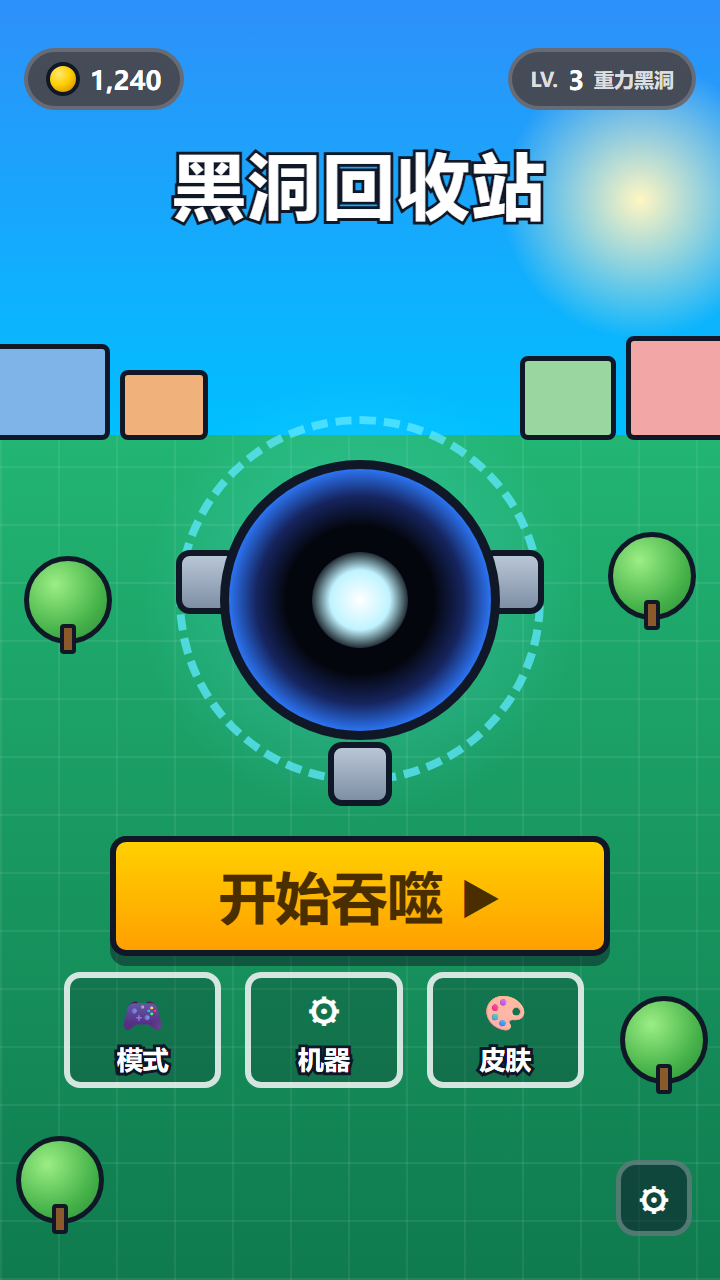
#> input picture cocos/docs/design-reference/ui-v4-expanded/05-home.png, 720 x 1280 px, found by its file name
$ python measure_home_reference_nav.py
#> lines starting #> are read from the running program, lines starting #| are printed output that depends on the picture; after the words box and inside, x2 and y2 are one past the last pixel; in counts of white or black regions, pixels touching at a corner belong together
"""Isolate the three secondary nav cards in 05-home.png (below the gold CTA)."""
import numpy as np
from PIL import Image

a = np.asarray(Image.open("cocos/docs/design-reference/ui-v4-expanded/05-home.png").convert("RGB")).astype(int)
h, w, _ = a.shape
#> h = 1280; w = 720
R, G, B = a[:, :, 0], a[:, :, 1], a[:, :, 2]
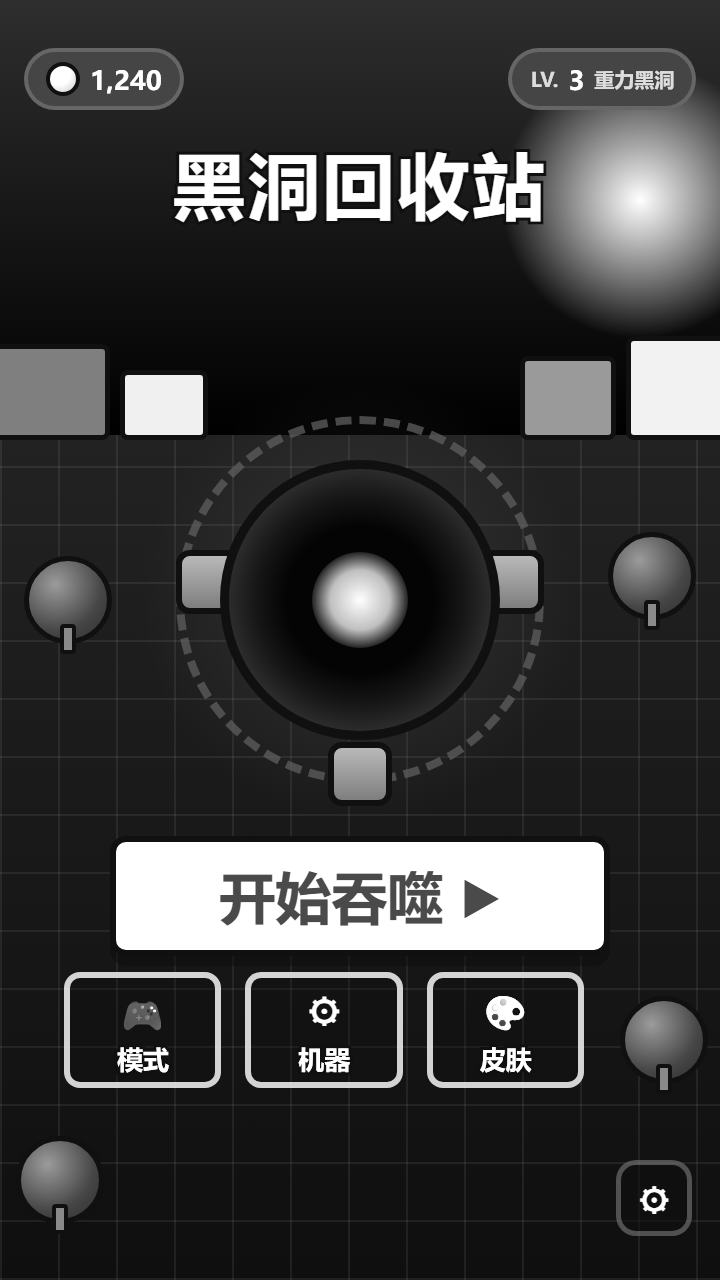
#> R: shape (1280, 720) int64; min 0, max 255, mean 57.2
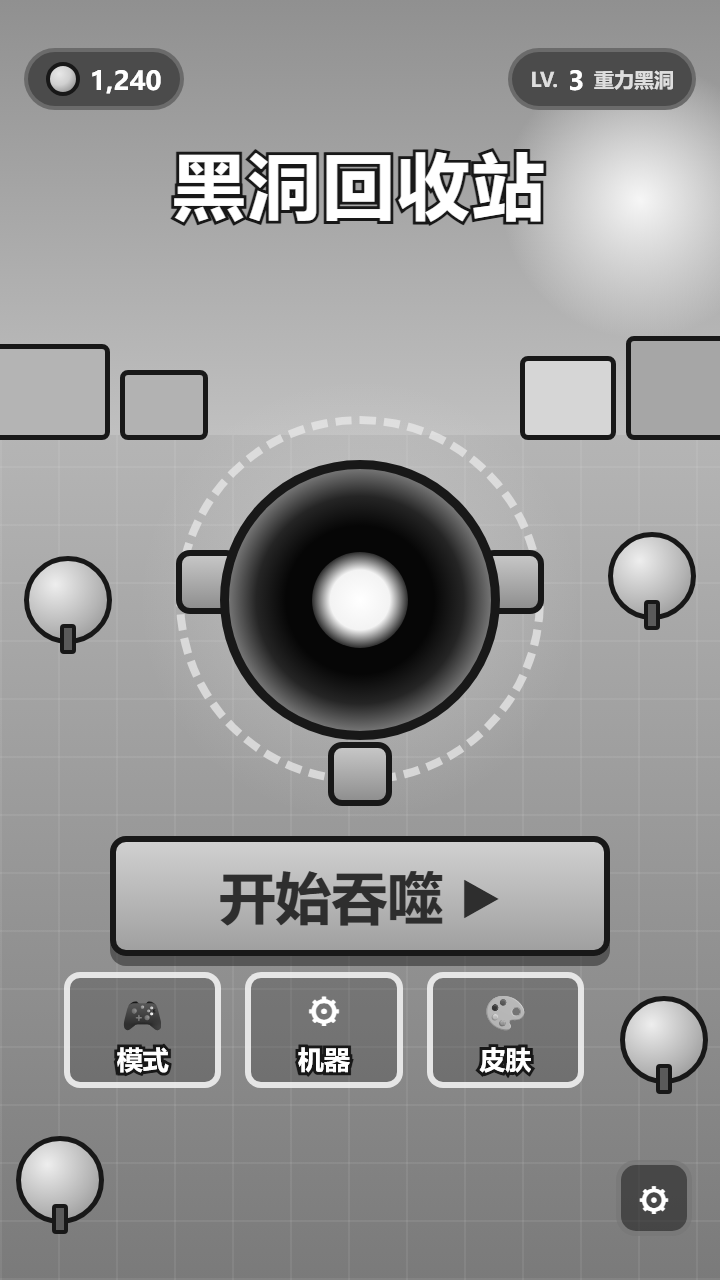
#> G: shape (1280, 720) int64; min 6, max 255, mean 148.7
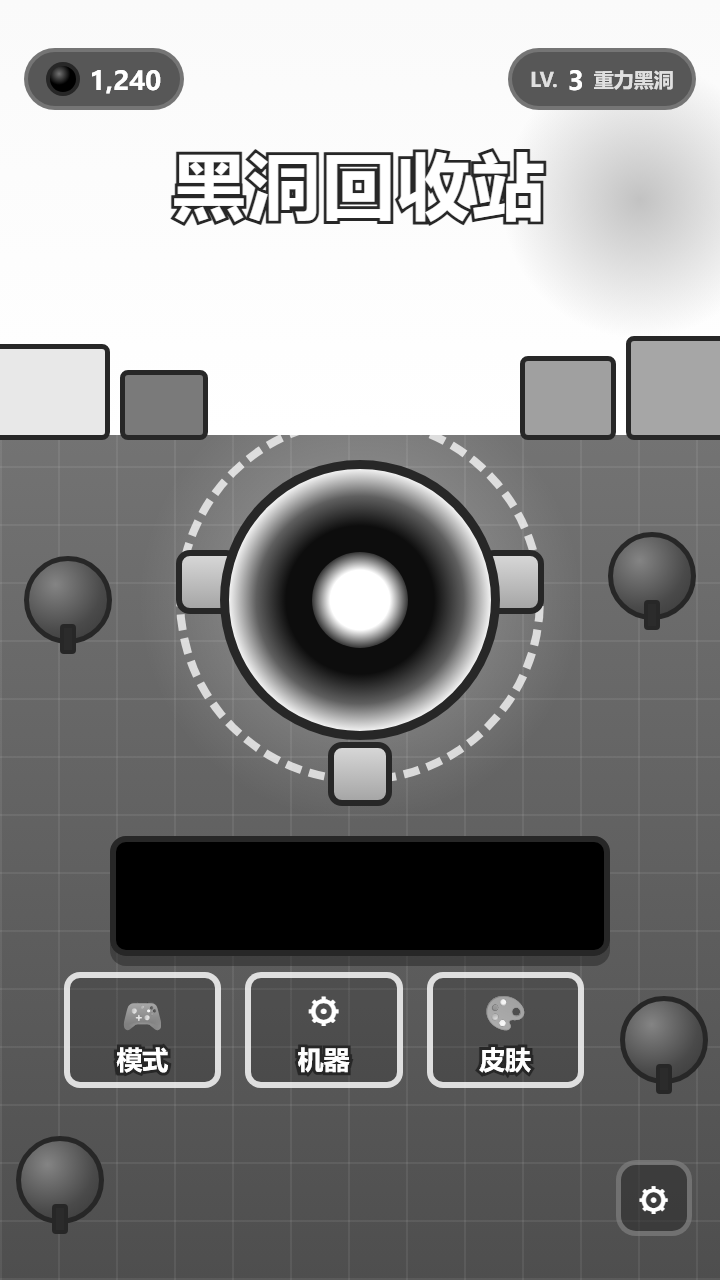
#> B: shape (1280, 720) int64; min 0, max 255, mean 136.2

# The cards are dark navy fills with white outlines. Look only below y=980 to
# clear the gold CTA (band 842-949) and its dark outline.
dark = (R < 100) & (G < 100) & (B < 150)
#> dark: shape (1280, 720) bool; 11.3% white; 80 white regions (37 under 20 px), largest, box (x1, y1, x2, y2) and area: (246, 486, 474, 714) 34903, (110, 836, 610, 966) 12151, (176, 460, 544, 740) 9390
dark[:980] = False
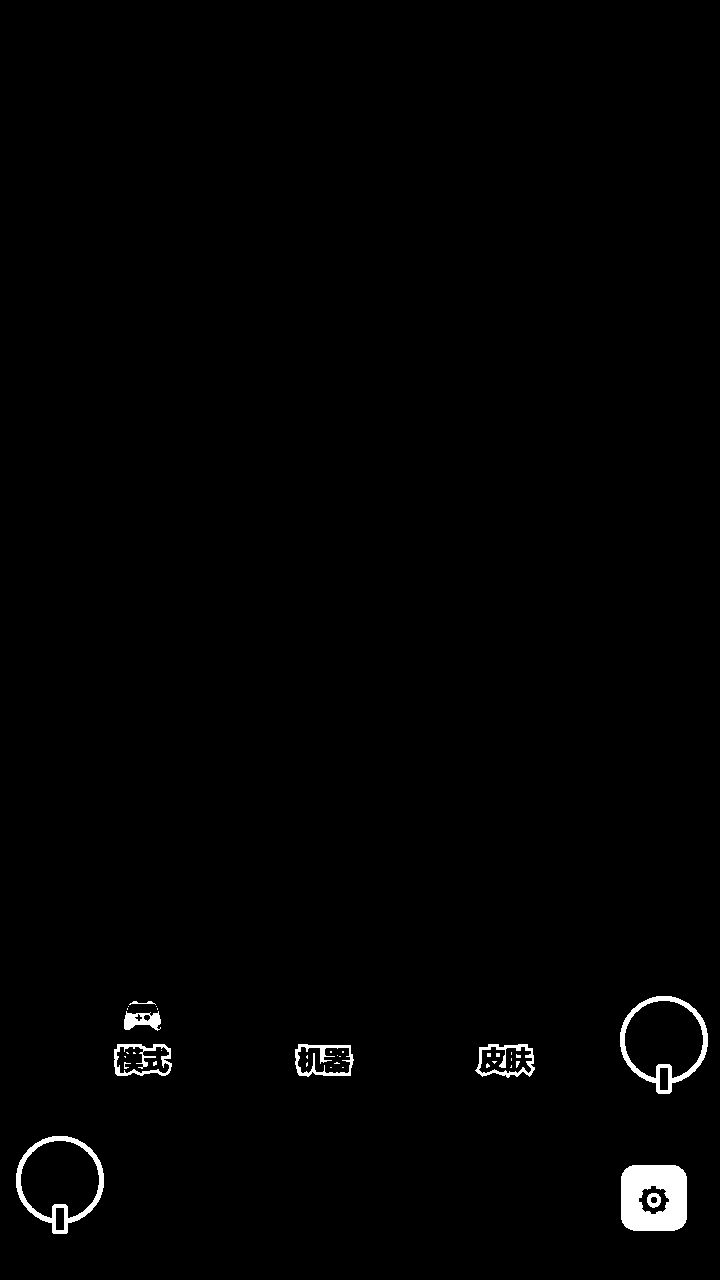
#> dark: shape (1280, 720) bool; 1% white; 37 white regions (27 under 20 px), largest, box (x1, y1, x2, y2) and area: (621, 1165, 687, 1231) 3609, (16, 1136, 104, 1234) 1563, (620, 996, 708, 1094) 1547
rows = dark.sum(axis=1)
#> rows = 1280 values, max 166 at index 1073, min 0 at index 0, mean 7.46
peak = int(np.argmax(rows))
#> peak = 1073
band = [peak]
#> band = [1073]
y = peak
#> y = 1073
while y - 1 >= 980 and rows[y - 1] > rows[peak] * 0.5:
    y -= 1; band.append(y)
#> this loop made 2 passes
#> y on passes 1 to 2: 1072, 1071
#> after the loop, band = [1073, 1072, 1071]; y = 1071
y = peak
#> y = 1073
while y + 1 < h and rows[y + 1] > rows[peak] * 0.5:
    y += 1; band.append(y)
#> this loop made 2 passes
#> y on passes 1 to 2: 1074, 1075
#> after the loop, band = [1073, 1072, 1071, 1074, 1075]; y = 1075
top, bot = min(band), max(band)
#> top = 1071; bot = 1075
sel = dark[top:bot + 1]
cols = np.nonzero(sel.any(axis=0))[0]
#> cols = 204 values from 115 to 694
runs, start = [], cols[0]
#> runs = []; start = 115
for i in range(1, len(cols)):
    if cols[i] != cols[i - 1] + 1:
        runs.append((start, cols[i - 1])); start = cols[i]
#> this loop made 203 passes
#> start on passes 55, 109, 166, 181, 185, 189: 297, 476, 633, 656, 668, 680
#> after the loop, runs = [(115, 169), (297, 350), (476, 532), (633, 647), (656, 659), (668, 671)]
runs.append((start, cols[-1]))
runs = [r for r in runs if r[1] - r[0] > 30]
#> runs = [(115, 169), (297, 350), (476, 532)]
print(f"nav row band y {top}-{bot}  centre {(top+bot)/2:.0f} ({(top+bot)/2/h*100:.1f}%)")
#| nav row band y 1071-1075  centre 1073 (83.8%)
print(f"{len(runs)} card runs, left -> right:")
#| 3 card runs, left -> right:
for i, (l, r) in enumerate(runs, 1):
    print(f"  card {i}: x {l}-{r}  centre {(l+r)/2:.0f}  width {r-l+1}")
#> this loop made 3 passes
#|   card 1: x 115-169  centre 142  width 55
#|   card 2: x 297-350  centre 324  width 54
#|   card 3: x 476-532  centre 504  width 57
print()
print("contract home.json: BtnMode x=152, BtnSkin x=360, BtnMachine x=568, all centreY=1108")
